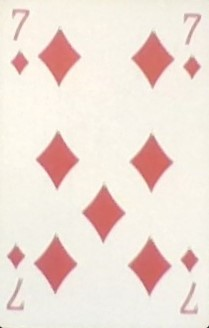
#> input picture OpevCV_prat/Photos/7_of_D.jpg, 209 x 328 px, found by its file name
$ python Step_2.1.py
#> lines starting #> are read from the running program, lines starting #| are printed output that depends on the picture; after the words box and inside, x2 and y2 are one past the last pixel; in counts of white or black regions, pixels touching at a corner belong together
#> further down, card_image is the input picture: shape (328, 209, 3); mean B, G, R 215.8, 224.3, 240.5
import cv2
import numpy as np

def isolate_top_left_number(card_image):
    """
    Isolate and crop the number in the top-left corner of a card image.
    The resulting image will ensure the number touches one or more edges.

    :param card_image: 2D card image (numpy array)
    :return: Cropped image with the number touching one or more sides
    """
    # Convert the image to grayscale
    gray = cv2.cvtColor(card_image, cv2.COLOR_BGR2GRAY)
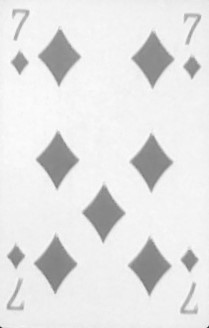
#> gray: shape (328, 209); min 42, max 252, mean 228.2
    cv2.imshow("gray", gray)

    # Apply threshold to isolate the number region
    _, thresh = cv2.threshold(gray, 128, 255, cv2.THRESH_BINARY_INV + cv2.THRESH_OTSU)
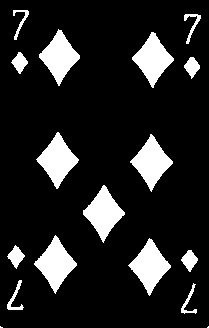
#> thresh: shape (328, 209); 13.8% white; 17 white regions (2 under 20 px)
    cv2.imshow("thresh" ,thresh)

    # Find contours
    contours, _ = cv2.findContours(thresh, cv2.RETR_EXTERNAL, cv2.CHAIN_APPROX_SIMPLE)
#> contours = 17 contours, 2 with area under 20; largest, box (x1, y1, x2, y2) and area: (34, 235, 77, 294) 1122, (128, 238, 171, 296) 1106, (36, 132, 79, 189) 1104, (83, 185, 125, 243) 1100, (130, 134, 173, 192) 1098

    # Filter contours to find the number in the top-left corner
    top_left_number = None
    for contour in contours:
        # Get bounding box for each contour
        x, y, w, h = cv2.boundingRect(contour)

        # Check if the bounding box is in the top-left region
        if x < (card_image.shape[1] // 4) and y < card_image.shape[0] // 4:
            top_left_number = contour
            break
#> this loop made 13 passes
#> (x, y, w, h) on passes 3 to 13: (181, 283, 16, 31), (7, 280, 17, 30), (181, 250, 17, 22), (7, 245, 18, 24), (128, 238, 43, 58), (34, 235, 43, 59), (83, 185, 42, 58), (130, 134, 43, 58), (36, 132, 43, 57), (184, 57, 16, 22), (11, 52, 17, 22)
#> (contour, x, y, w, h) on passes 1 to 2: ([[208, 326], [207, 327], [208, 327]], 207, 326, 2, 2), ([[0, 326], [0, 327], [2, 327], [1, 327]], 0, 326, 3, 2)

    if top_left_number is None:
        print("No number detected in the top-left corner!")
        return None

    # Get bounding box of the top-left number
    x, y, w, h = cv2.boundingRect(top_left_number)

    # Crop the number with padding to ensure it touches edges
    global cropped_number
    cropped_number = thresh[y:y+h, x:x+w]

    # Find contours of the cropped number to further trim it
    number_contours, _ = cv2.findContours(cropped_number, cv2.RETR_EXTERNAL, cv2.CHAIN_APPROX_SIMPLE)
#> number_contours = 1 contour; box (x1, y1, x2, y2) and area: (0, 0, 17, 22) 178
    if number_contours:
        x2, y2, w2, h2 = cv2.boundingRect(number_contours[0])
#> x2 = 0; y2 = 0; w2 = 17; h2 = 22
        cropped_number = cropped_number[y2:y2+h2, x2:x2+w2]

    return cropped_number

# Load a sample card image
card_image = cv2.imread(r"OpevCV_prat\Photos\7_of_D.jpg")

    # Isolate the number in the top-left corner
top_left_number_image = isolate_top_left_number(card_image)

if top_left_number_image is None:
    raise SyntaxError("Naa I aint doun that.")


# Display the result
cv2.imshow("Top Left Number", top_left_number_image)

cv2.imshow("Cropped Image", cropped_number)

cv2.waitKey(0)
cv2.destroyAllWindows()

$ run again, with OpevCV_prat/Photos/HA.jpg copied over OpevCV_prat/Photos/7_of_D.jpg
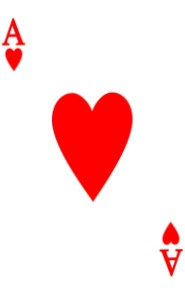
#> input picture OpevCV_prat/Photos/HA.jpg, 185 x 288 px, found by its file name
#> card_image is the input picture: shape (288, 185, 3); mean B, G, R 223.2, 223.2, 253.9
#> in isolate_top_left_number, `gray = cv2.cvtColor(card_image, cv2.COLOR_BGR2GRAY)`:
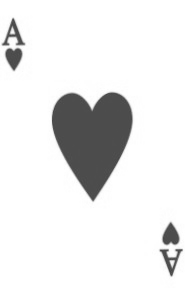
#> gray: shape (288, 185); min 67, max 255, mean 232.4
#> in isolate_top_left_number, `_, thresh = cv2.threshold(gray, 128, 255, cv2.THRESH_BINARY_INV + cv2...`:
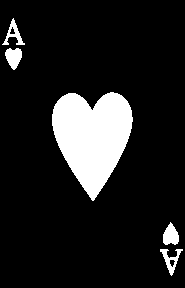
#> thresh: shape (288, 185); 12.5% white; 5 white regions
#> contours = 5 contours; box (x1, y1, x2, y2) and area: (52, 92, 133, 201) 5587, (5, 48, 22, 70) 229, (163, 222, 179, 245) 226, (160, 249, 183, 276) 195, (2, 18, 25, 45) 183
#> the loop in isolate_top_left_number, `for contour in contours:` made 4 passes
#> (x, y, w, h) on passes 1 to 4: (160, 249, 23, 27), (163, 222, 16, 23), (52, 92, 81, 109), (5, 48, 17, 22)
#> number_contours = 1 contour; box (x1, y1, x2, y2) and area: (0, 0, 17, 22) 229
#> x2 = 0; w2 = 17; h2 = 22

$ run again, with OpevCV_prat/Photos/cad.jpg copied over OpevCV_prat/Photos/7_of_D.jpg
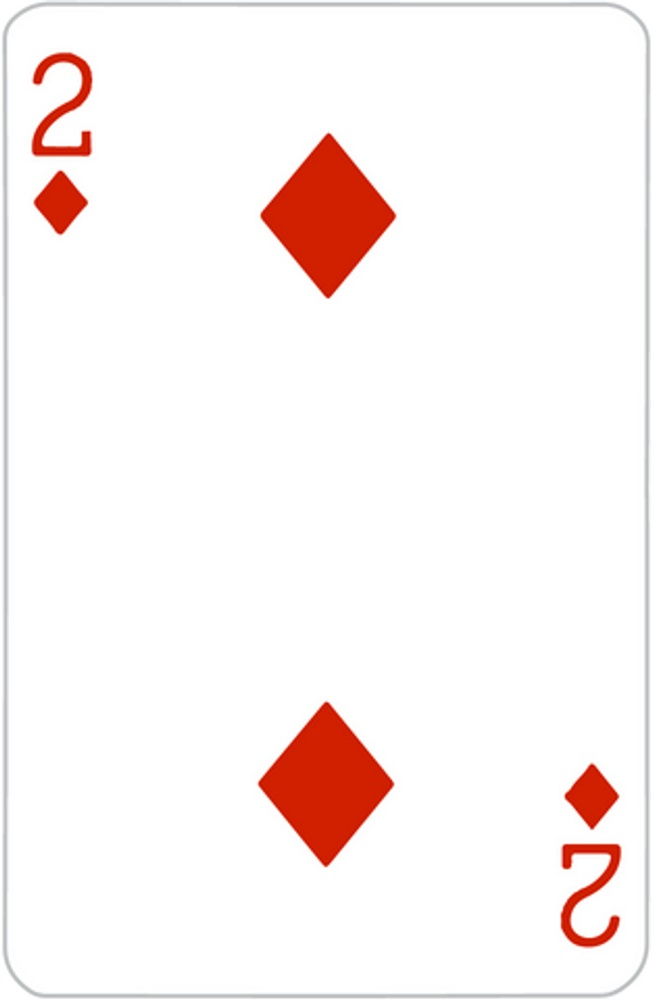
#> input picture OpevCV_prat/Photos/cad.jpg, 654 x 1000 px, shrunk from 837 x 1280 before the run, found by its file name
#> card_image is the input picture: shape (1000, 654, 3); mean B, G, R 241.2, 242.6, 251.2
#> in isolate_top_left_number, `_, thresh = cv2.threshold(gray, 128, 255, cv2.THRESH_BINARY_INV + cv2...`:
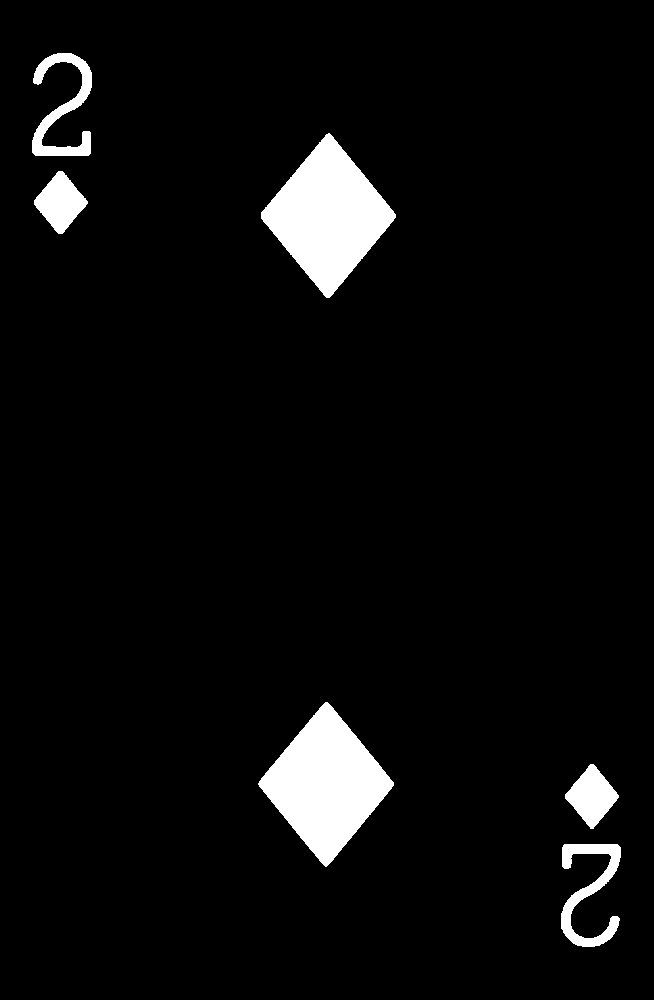
#> thresh: shape (1000, 654); 4.9% white; 6 white regions
#> contours = 6 contours; box (x1, y1, x2, y2) and area: (261, 133, 396, 298) 11501, (258, 702, 394, 867) 11492, (561, 844, 621, 947) 2086, (32, 53, 92, 156) 2072, (565, 764, 619, 829) 1834, (34, 171, 88, 234) 1824
#> the loop in isolate_top_left_number, `for contour in contours:` made 4 passes
#> (x, y, w, h) on passes 1 to 4: (561, 844, 60, 103), (565, 764, 54, 65), (258, 702, 136, 165), (34, 171, 54, 63)
#> in isolate_top_left_number, `cropped_number = thresh[y:y+h, x:x+w]`:
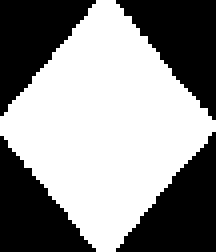
#> cropped_number: shape (63, 54) (shown 4 times larger); 55.6% white; 4 black regions
#> number_contours = 1 contour; box (x1, y1, x2, y2) and area: (0, 0, 54, 63) 1824
#> x2 = 0; w2 = 54; h2 = 63
